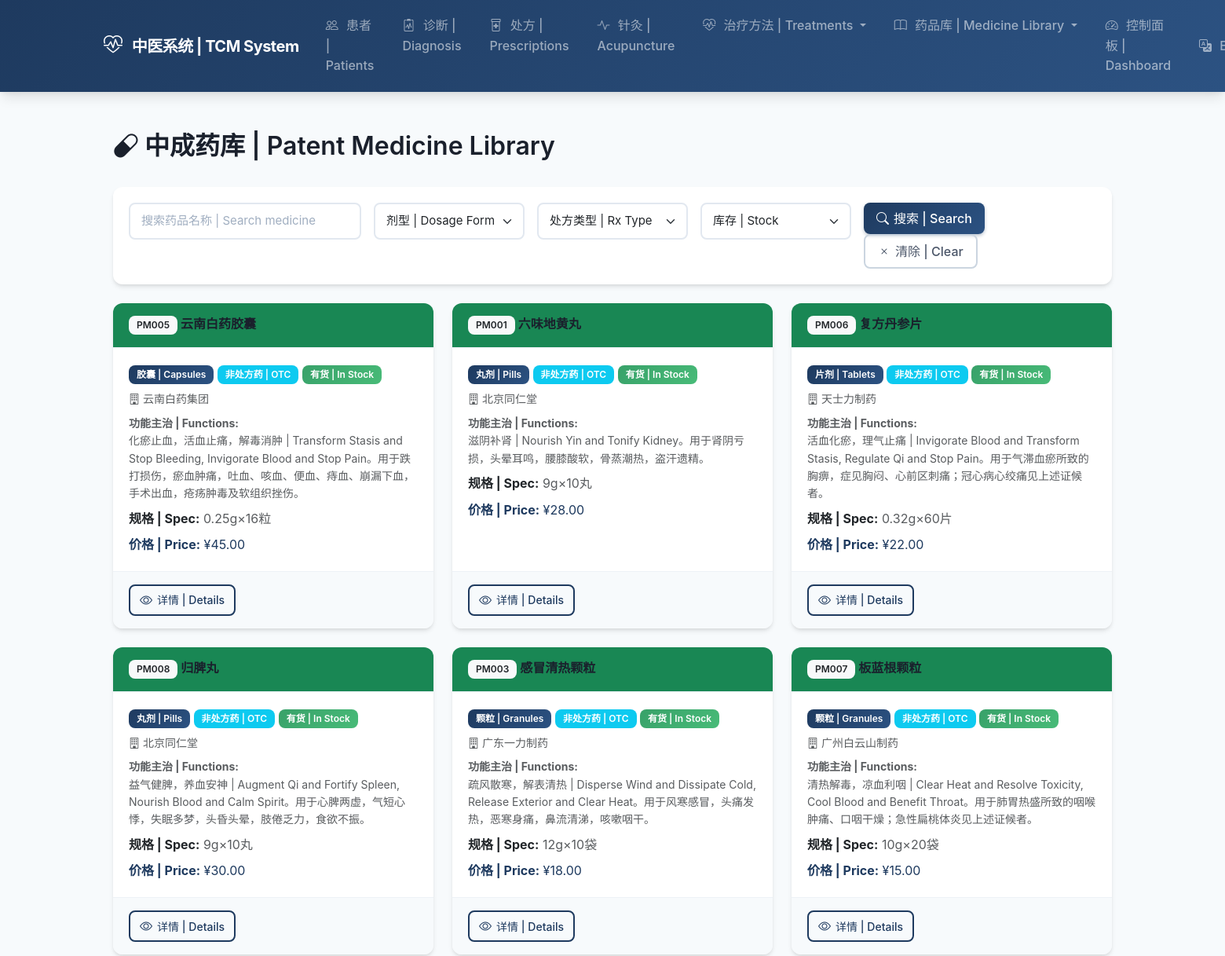
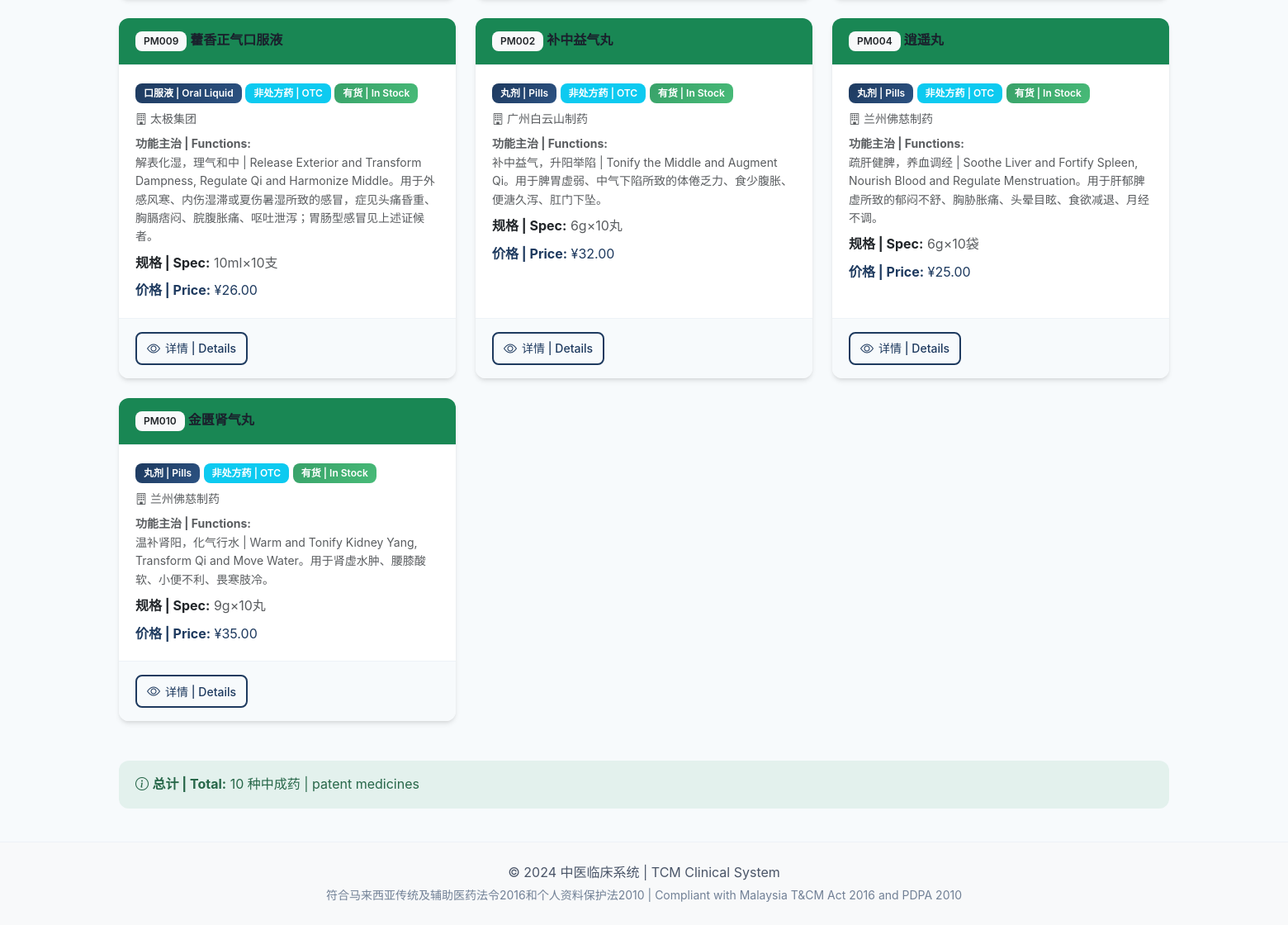
Page /prescriptions/patent-medicines/ (signed in) on the committed database (2 pictures, top to bottom).
### prescriptions/models.py (models this page shows, shortened)
class PatentMedicine(models.Model):
    class DosageForm(models.TextChoices):
        PILL = 'pill', _('丸剂 | Pills')
        TABLET = 'tablet', _('片剂 | Tablets')
        CAPSULE = 'capsule', _('胶囊 | Capsules')
        GRANULE = 'granule', _('颗粒 | Granules')
        POWDER = 'powder', _('散剂 | Powder')
        ORAL_LIQUID = 'oral_liquid', _('口服液 | Oral Liquid')
        SYRUP = 'syrup', _('糖浆 | Syrup')
        INJECTION = 'injection', _('注射液 | Injection')
        EXTERNAL = 'external', _('外用 | External Use')
    class PrescriptionType(models.TextChoices):
        OTC = 'otc', _('非处方药 | OTC')
        RX = 'rx', _('处方药 | Prescription')
    code = models.CharField(_('编码 | Code'), max_length=20, unique=True)
    name_cn = models.CharField(_('中文名 | Chinese Name'), max_length=200)
    name_en = models.CharField(_('英文名 | English Name'), max_length=200, blank=True)
    manufacturer = models.CharField(
        _('生产厂家 | Manufacturer'),
        max_length=200,
        blank=True,
    )
    approval_number = models.CharField(
        _('批准文号 | Approval Number'),
        max_length=100,
        blank=True,
        help_text=_('国药准字号'),
    )
    dosage_form = models.CharField(
        _('剂型 | Dosage Form'),
        max_length=20,
        choices=DosageForm.choices,
        default=DosageForm.TABLET,
    )
    prescription_type = models.CharField(
        _('处方类型 | Prescription Type'),
        max_length=10,
        choices=PrescriptionType.choices,
        default=PrescriptionType.OTC,
    )
    ingredients = models.TextField(
        _('成分 | Ingredients'),
        help_text=_('主要药物成分'),
    )
    functions = models.TextField(
        _('功能主治 | Functions & Indications'),
        help_text=_('功效和适应症'),
    )
    tcm_pattern = models.CharField(
        _('中医证型 | TCM Pattern'),
        max_length=200,
        blank=True,
        help_text=_('适用的中医证型'),
    )
    specification = models.CharField(
        _('规格 | Specification'),
        max_length=100,
        help_text=_('例如: 0.3g×12粒×3板'),
    )
    dosage_adult = models.CharField(
        _('成人用量 | Adult Dosage'),
        max_length=200,
        help_text=_('例如: 每次4粒，每日3次'),
    )
    dosage_child = models.CharField(
        _('儿童用量 | Child Dosage'),
        max_length=200,
        blank=True,
    )
    administration_method = models.CharField(
        _('服用方法 | Administration'),
        max_length=200,
        default='温水送服',
        help_text=_('例如: 温水送服、饭前服用等'),
    )
    contraindications = models.TextField(
        _('禁忌 | Contraindications'),
        blank=True,
    )
    precautions = models.TextField(
        _('注意事项 | Precautions'),
        blank=True,
    )
    adverse_reactions = models.TextField(
        _('不良反应 | Adverse Reactions'),
        blank=True,
    )
    drug_interactions = models.TextField(
        _('药物相互作用 | Drug Interactions'),
        blank=True,
    )
    price_per_box = models.DecimalField(
        _('单价 (每盒) | Price per Box'),
        max_digits=8,
        decimal_places=2,
        null=True,
        blank=True,
    )
    storage_conditions = models.CharField(
        _('贮藏 | Storage'),
        max_length=200,
        default='密封，置阴凉干燥处',
    )
    shelf_life = models.CharField(
        _('有效期 | Shelf Life'),
        max_length=50,
        default='24个月',
    )
    is_active = models.BooleanField(_('启用 | Active'), default=True)
    is_in_stock = models.BooleanField(_('有库存 | In Stock'), default=True)
    created_at = models.DateTimeField(auto_now_add=True)
    updated_at = models.DateTimeField(auto_now=True)
    class Meta:
        verbose_name = _('中成药 | Patent Medicine')
        verbose_name_plural = _('中成药 | Patent Medicines')
        ordering = ['name_cn']

### prescriptions/views.py (the view)
# urls.py: path('patent-medicines/', views.PatentMedicineListView.as_view(), name='patentmedicine_list'),
class PatentMedicineListView(LoginRequiredMixin, ListView):
    model = PatentMedicine
    template_name = 'prescriptions/patentmedicine_list.html'
    context_object_name = 'medicines'
    paginate_by = 20
    def get_queryset(self):
        queryset = PatentMedicine.objects.filter(is_active=True)
        search = self.request.GET.get('search')
        if search:
            queryset = queryset.filter(
                Q(name_cn__icontains=search) |
                Q(name_en__icontains=search) |
                Q(manufacturer__icontains=search)
            )
        dosage_form = self.request.GET.get('dosage_form')
        if dosage_form:
            queryset = queryset.filter(dosage_form=dosage_form)
        prescription_type = self.request.GET.get('prescription_type')
        if prescription_type:
            queryset = queryset.filter(prescription_type=prescription_type)
        in_stock = self.request.GET.get('in_stock')
        if in_stock == '1':
            queryset = queryset.filter(is_in_stock=True)
        return queryset.order_by('name_cn')
    def get_context_data(self, **kwargs):
        context = super().get_context_data(**kwargs)
        context['dosage_forms'] = PatentMedicine.DosageForm.choices
        context['prescription_types'] = PatentMedicine.PrescriptionType.choices
        return context

### accounts/models.py (called while the page is built)
    @property
    def is_admin(self):
        return self.role == self.Role.ADMIN

    @property
    def is_practitioner(self):
        return self.role == self.Role.PRACTITIONER

### templates/prescriptions/patentmedicine_list.html (shortened to what this page needs)
{% extends 'base.html' %}
{% load i18n %}
{% block content %}
<div class="container mt-4">
    <div class="row">
        <div class="col-md-12">
            <div class="d-flex justify-content-between align-items-center mb-4">
                <h2><i class="bi bi-capsule"></i> 中成药库 | Patent Medicine Library</h2>
            </div>
            <div class="card mb-4">
                <div class="card-body">
                    <form method="get" class="row g-3">
                        <div class="col-md-3">
                            <input type="text" name="search" class="form-control"
                                   placeholder="搜索药品名称 | Search medicine"
                                   value="{{ request.GET.search }}">
                        </div>
                        <div class="col-md-2">
                            <select name="dosage_form" class="form-select">
                                <option value="">剂型 | Dosage Form</option>
                            </select>
                        </div>
                        <div class="col-md-2">
                            <select name="prescription_type" class="form-select">
                                <option value="">处方类型 | Rx Type</option>
                            </select>
                        </div>
                        <div class="col-md-2">
                            <select name="in_stock" class="form-select">
                                <option value="">库存 | Stock</option>
                            </select>
                        </div>
                        <div class="col-md-3">
                            <button type="submit" class="btn btn-primary">
                                <i class="bi bi-search"></i> 搜索 | Search
                            </button>
                            <a href="{% url 'prescriptions:patentmedicine_list' %}" class="btn btn-outline-secondary">
                                <i class="bi bi-x"></i> 清除 | Clear
                            </a>
                        </div>
                    </form>
                </div>
            </div>
            <div class="row">
                {% for medicine in medicines %}
                <div class="col-md-6 col-lg-4 mb-4">
                    <div class="card h-100">
                        <div class="card-header bg-success text-white">
                            <h6 class="mb-0">
                                <span class="badge bg-light text-dark">{{ medicine.code }}</span>
                                {{ medicine.name_cn }}
                            </h6>
                        </div>
                        <div class="card-body">
                            <div class="mb-2">
                                <span class="badge bg-primary">{{ medicine.get_dosage_form_display }}</span>
                                <span class="badge bg-info">{{ medicine.get_prescription_type_display }}</span>
                                {% if medicine.is_in_stock %}
                                <span class="badge bg-success">有货 | In Stock</span>
                                {% else %}
                                <span class="badge bg-danger">缺货 | Out of Stock</span>
                                {% endif %}
                            </div>
                            <p class="text-muted small mb-2">
                                <i class="bi bi-building"></i> {{ medicine.manufacturer|truncatewords:3 }}
                            </p>
                            <p class="text-muted small mb-2">
                                <strong>功能主治 | Functions:</strong><br>
                                {{ medicine.functions|truncatewords:15 }}
                            </p>
                            <div class="mb-2">
                                <strong>规格 | Spec:</strong>
                                <span class="text-muted">{{ medicine.specification }}</span>
                            </div>
                            {% if medicine.price_per_box %}
                            <div class="text-primary">
                                <strong>价格 | Price:</strong> ¥{{ medicine.price_per_box }}
                            </div>
                            {% endif %}
                        </div>
                        <div class="card-footer">
                            <a href="{% url 'prescriptions:patentmedicine_detail' medicine.pk %}"
                               class="btn btn-sm btn-outline-primary">
                                <i class="bi bi-eye"></i> 详情 | Details
                            </a>
                        </div>
                    </div>
                </div>
                {% empty %}
                <div class="col-12">
                    <div class="alert alert-info text-center">
                        <i class="bi bi-inbox"></i> 没有找到中成药 | No patent medicines found
                    </div>
                </div>
                {% endfor %}
            </div>
            <div class="alert alert-success mt-4">
                <i class="bi bi-info-circle"></i>
                <strong>总计 | Total:</strong> {{ paginator.count }} 种中成药 | patent medicines
            </div>
        </div>
    </div>
</div>
{% endblock %}

### static/css/style.css (style rules this page uses)
:root { --tcm-primary: #1e3a5f; --tcm-primary-light: #2c5282; --tcm-primary-dark: #152a45; --tcm-secondary: #38a169; --tcm-secondary-light: #48bb78; --tcm-accent: #ed8936; --tcm-accent-light: #f6ad55; --tcm-danger: #e53e3e; --tcm-warning: #ecc94b; --tcm-info: #4299e1; --tcm-gray-50: #f7fafc; --tcm-gray-100: #edf2f7; --tcm-gray-200: #e2e8f0; --tcm-gray-300: #cbd5e0; --tcm-gray-400: #a0aec0; --tcm-gray-500: #718096; --tcm-gray-600: #4a5568; --tcm-gray-700: #2d3748; --tcm-gray-800: #1a202c; --tcm-gradient: linear-gradient(135deg, var(--tcm-primary) 0%, var(--tcm-primary-light) 100%); --tcm-gradient-accent: linear-gradient(135deg, var(--tcm-secondary) 0%, var(--tcm-secondary-light) 100%); --shadow-sm: 0 1px 2px 0 rgba(0, 0, 0, 0.05); --shadow: 0 4px 6px -1px rgba(0, 0, 0, 0.1), 0 2px 4px -1px rgba(0, 0, 0, 0.06); --shadow-md: 0 10px 15px -3px rgba(0, 0, 0, 0.1), 0 4px 6px -2px rgba(0, 0, 0, 0.05); --shadow-lg: 0 20px 25px -5px rgba(0, 0, 0, 0.1), 0 10px 10px -5px rgba(0, 0, 0, 0.04); --transition-fast: 150ms ease; --transition-normal: 300ms ease; --radius-sm: 0.375rem; --radius: 0.5rem; --radius-lg: 0.75rem; --radius-xl: 1rem; }
* { box-sizing: border-box; }
body { min-height: 100vh; display: flex; flex-direction: column; font-family: 'Inter', -apple-system, BlinkMacSystemFont, 'Segoe UI', Roboto, sans-serif; background-color: var(--tcm-gray-50); color: var(--tcm-gray-700); line-height: 1.6; }
h1, h2, h3, h4, h5, h6 { font-weight: 600; color: var(--tcm-gray-800); line-height: 1.3; }
a { color: var(--tcm-primary); text-decoration: none; transition: color var(--transition-fast); }
.card { border: none; border-radius: var(--radius-lg); box-shadow: var(--shadow); transition: all var(--transition-normal); overflow: hidden; }
.card-header { background-color: white; border-bottom: 1px solid var(--tcm-gray-100); font-weight: 600; padding: 1rem 1.25rem; }
.card-body { padding: 1.25rem; }
.card-footer { background-color: var(--tcm-gray-50); border-top: 1px solid var(--tcm-gray-100); padding: 1rem 1.25rem; }
.btn { font-weight: 500; padding: 0.5rem 1rem; border-radius: var(--radius); transition: all var(--transition-fast); display: inline-flex; align-items: center; justify-content: center; gap: 0.375rem; }
.btn i { font-size: 1rem; }
.btn-primary { background: var(--tcm-gradient); border: none; box-shadow: 0 2px 4px rgba(30, 58, 95, 0.3); }
.btn-outline-primary { color: var(--tcm-primary); border: 2px solid var(--tcm-primary); background: transparent; }
.btn-outline-secondary { color: var(--tcm-gray-600); border: 2px solid var(--tcm-gray-300); background: transparent; }
.btn-sm { padding: 0.375rem 0.75rem; font-size: 0.875rem; }
.form-control, .form-select { border: 2px solid var(--tcm-gray-200); border-radius: var(--radius); padding: 0.625rem 0.875rem; font-size: 0.9375rem; transition: all var(--transition-fast); background-color: white; }
.form-control::placeholder { color: var(--tcm-gray-400); }
.alert { border: none; border-radius: var(--radius-lg); padding: 1rem 1.25rem; }
.alert-success { background-color: rgba(56, 161, 105, 0.1); color: #276749; }
.badge { font-weight: 600; font-size: 0.75rem; padding: 0.375rem 0.625rem; border-radius: var(--radius); }
.badge.bg-primary { background: var(--tcm-gradient) !important; }
.badge.bg-success { background: var(--tcm-gradient-accent) !important; }
.text-primary { color: var(--tcm-primary) !important; }

### rows in the picture
PatentMedicine: code "PM005", name_cn "云南白药胶囊", dosage_form "胶囊 | Capsules", prescription_type "非处方药 | OTC", is_in_stock "有货 | In Stock", manufacturer "云南白药集团", functions "化瘀止血，活血止痛，解毒消肿 | Transform Stasis and Stop Bleeding, Invigorate Blood and Stop Pain。用于跌打损伤，瘀血肿痛，吐血、咳血、便血、痔血、崩漏下血，手术出血，疮疡肿毒及软组织挫伤。", specification "0.25g×16粒", price_per_box "45.00"
PatentMedicine: code "PM001", name_cn "六味地黄丸", dosage_form "丸剂 | Pills", prescription_type "非处方药 | OTC", is_in_stock "有货 | In Stock", manufacturer "北京同仁堂", functions "滋阴补肾 | Nourish Yin and Tonify Kidney。用于肾阴亏损，头晕耳鸣，腰膝酸软，骨蒸潮热，盗汗遗精。", specification "9g×10丸", price_per_box "28.00"
PatentMedicine: code "PM006", name_cn "复方丹参片", dosage_form "片剂 | Tablets", prescription_type "非处方药 | OTC", is_in_stock "有货 | In Stock", manufacturer "天士力制药", functions "活血化瘀，理气止痛 | Invigorate Blood and Transform Stasis, Regulate Qi and Stop Pain。用于气滞血瘀所致的胸痹，症见胸闷、心前区刺痛；冠心病心绞痛见上述证候者。", specification "0.32g×60片", price_per_box "22.00"
PatentMedicine: code "PM008", name_cn "归脾丸", dosage_form "丸剂 | Pills", prescription_type "非处方药 | OTC", is_in_stock "有货 | In Stock", manufacturer "北京同仁堂", functions "益气健脾，养血安神 | Augment Qi and Fortify Spleen, Nourish Blood and Calm Spirit。用于心脾两虚，气短心悸，失眠多梦，头昏头晕，肢倦乏力，食欲不振。", specification "9g×10丸", price_per_box "30.00"
PatentMedicine: code "PM003", name_cn "感冒清热颗粒", dosage_form "颗粒 | Granules", prescription_type "非处方药 | OTC", is_in_stock "有货 | In Stock", manufacturer "广东一力制药", functions "疏风散寒，解表清热 | Disperse Wind and Dissipate Cold, Release Exterior and Clear Heat。用于风寒感冒，头痛发热，恶寒身痛，鼻流清涕，咳嗽咽干。", specification "12g×10袋", price_per_box "18.00"
PatentMedicine: code "PM007", name_cn "板蓝根颗粒", dosage_form "颗粒 | Granules", prescription_type "非处方药 | OTC", is_in_stock "有货 | In Stock", manufacturer "广州白云山制药", functions "清热解毒，凉血利咽 | Clear Heat and Resolve Toxicity, Cool Blood and Benefit Throat。用于肺胃热盛所致的咽喉肿痛、口咽干燥；急性扁桃体炎见上述证候者。", specification "10g×20袋", price_per_box "15.00"
PatentMedicine: code "PM009", name_cn "藿香正气口服液", dosage_form "口服液 | Oral Liquid", prescription_type "非处方药 | OTC", is_in_stock "有货 | In Stock", manufacturer "太极集团", functions "解表化湿，理气和中 | Release Exterior and Transform Dampness, Regulate Qi and Harmonize Middle。用于外感风寒、内伤湿滞或夏伤暑湿所致的感冒，症见头痛昏重、胸膈痞闷、脘腹胀痛、呕吐泄泻；胃肠型感冒见上述证候者。", specification "10ml×10支", price_per_box "26.00"
PatentMedicine: code "PM002", name_cn "补中益气丸", dosage_form "丸剂 | Pills", prescription_type "非处方药 | OTC", is_in_stock "有货 | In Stock", manufacturer "广州白云山制药", functions "补中益气，升阳举陷 | Tonify the Middle and Augment Qi。用于脾胃虚弱、中气下陷所致的体倦乏力、食少腹胀、便溏久泻、肛门下坠。", specification "6g×10丸", price_per_box "32.00"
PatentMedicine: code "PM004", name_cn "逍遥丸", dosage_form "丸剂 | Pills", prescription_type "非处方药 | OTC", is_in_stock "有货 | In Stock", manufacturer "兰州佛慈制药", functions "疏肝健脾，养血调经 | Soothe Liver and Fortify Spleen, Nourish Blood and Regulate Menstruation。用于肝郁脾虚所致的郁闷不舒、胸胁胀痛、头晕目眩、食欲减退、月经不调。", specification "6g×10袋", price_per_box "25.00"
PatentMedicine: code "PM010", name_cn "金匮肾气丸", dosage_form "丸剂 | Pills", prescription_type "非处方药 | OTC", is_in_stock "有货 | In Stock", manufacturer "兰州佛慈制药", functions "温补肾阳，化气行水 | Warm and Tonify Kidney Yang, Transform Qi and Move Water。用于肾虚水肿、腰膝酸软、小便不利、畏寒肢冷。", specification "9g×10丸", price_per_box "35.00"

### other values in the picture
{{ paginator.count }} "10"
